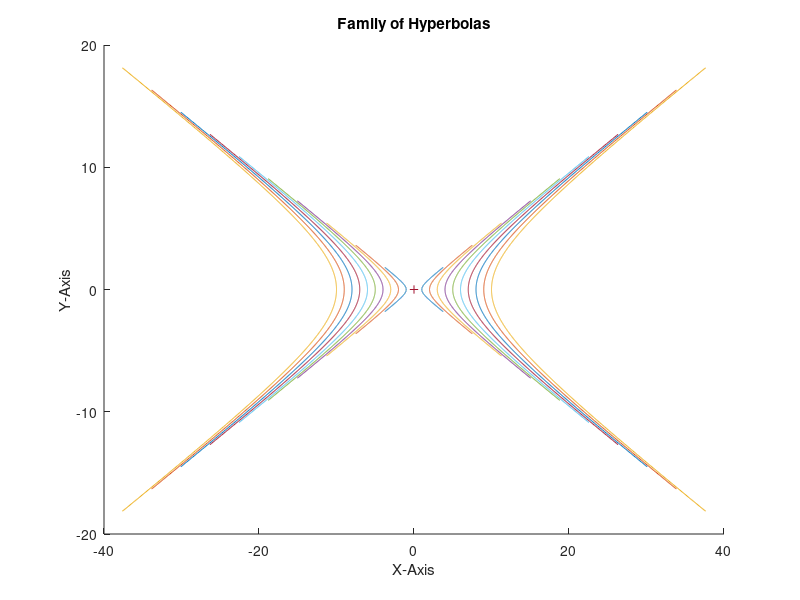

MATLAB code to generate this figure:
% ======================================================================= %
% Draw a family of 10 hyperbolas and mark the center with +. 
% ======================================================================= %
clc; clear; close all;

% Range of theta
th = linspace(-2, 2, 1000);

% Coordinates of the center
h =0; k = 0;

% Number of hyperbolas
n = 10;

hold on
xlabel('X-Axis'); ylabel('Y-Axis');
title('Family of Hyperbolas');
colors = lines(n);

for r = 1:n
    a = r;
    b = 0.5*r;
    
    x = a*cosh(th);
    y = b*sinh(th);
    
    plot(h + x, k + y, 'Color', colors(r, :));
    plot(h - x, k + y, 'Color', colors(r, :));
end

plot(h, k, '+');
hold off
